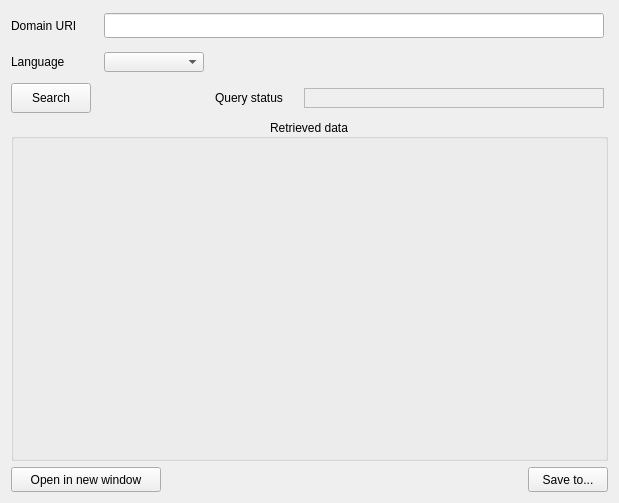
      <widget class="QWidget" name="GetClassificationDetails_tab">
       <attribute name="title">
        <string>Get Classification details</string>
       </attribute>
       <attribute name="toolTip">
        <string>&lt;html&gt;&lt;head/&gt;&lt;body&gt;&lt;p&gt;Get all the Classifications, with details, from a specified Domain, based on the informed URI. User can choose the language to be retrieved. For items the translation is not available, the default language of the domain will be returned. It performs the method &amp;quot;&lt;span style=&quot; font-weight:700;&quot;&gt;/api/Classification/v3&lt;/span&gt;&amp;quot;.&lt;/p&gt;&lt;/body&gt;&lt;/html&gt;</string>
       </attribute>
       <layout class="QHBoxLayout" name="horizontalLayout_13">
        <item>
         <layout class="QGridLayout" name="gridLayout_5">
          <item row="0" column="0">
           <widget class="QLabel" name="GetClassificationDetails_DomainURI_label">
            <property name="minimumSize">
             <size>
              <width>85</width>
              <height>30</height>
             </size>
            </property>
            <property name="maximumSize">
             <size>
              <width>85</width>
              <height>30</height>
             </size>
            </property>
            <property name="text">
             <string>Domain URI</string>
            </property>
           </widget>
          </item>
          <item row="0" column="1" colspan="3">
           <widget class="QLineEdit" name="GetClassificationDetails_SearchTextString_lineEdit">
            <property name="minimumSize">
             <size>
              <width>500</width>
              <height>20</height>
             </size>
            </property>
            <property name="maximumSize">
             <size>
              <width>50</width>
              <height>25</height>
             </size>
            </property>
           </widget>
          </item>
          <item row="1" column="0">
           <widget class="QLabel" name="GetClassificationDetails_DataStructure_label">
            <property name="minimumSize">
             <size>
              <width>80</width>
              <height>30</height>
             </size>
            </property>
            <property name="maximumSize">
             <size>
              <width>80</width>
              <height>30</height>
             </size>
            </property>
            <property name="text">
             <string>Language</string>
            </property>
            <property name="wordWrap">
             <bool>true</bool>
            </property>
           </widget>
          </item>
          <item row="1" column="1">
           <widget class="QComboBox" name="GetClassificationDetails_DataStructure_comboBox">
            <property name="minimumSize">
             <size>
              <width>100</width>
              <height>20</height>
             </size>
            </property>
            <property name="maximumSize">
             <size>
              <width>100</width>
              <height>20</height>
             </size>
            </property>
            <property name="maxVisibleItems">
             <number>2</number>
            </property>
            <property name="maxCount">
             <number>2</number>
            </property>
           </widget>
          </item>
          <item row="2" column="0">
           <widget class="QPushButton" name="GetClassificationDetails_Search_pushButton">
            <property name="minimumSize">
             <size>
              <width>80</width>
              <height>30</height>
             </size>
            </property>
            <property name="maximumSize">
             <size>
              <width>80</width>
              <height>30</height>
             </size>
            </property>
            <property name="text">
             <string>Search</string>
            </property>
           </widget>
          </item>
          <item row="2" column="2">
           <widget class="QLabel" name="GetClassificationDetails_QuerryStatus_label">
            <property name="enabled">
             <bool>true</bool>
            </property>
            <property name="minimumSize">
             <size>
              <width>80</width>
              <height>30</height>
             </size>
            </property>
            <property name="maximumSize">
             <size>
              <width>80</width>
              <height>30</height>
             </size>
            </property>
            <property name="text">
             <string>Query status</string>
            </property>
           </widget>
          </item>
          <item row="2" column="3">
           <widget class="QLabel" name="GetClassificationDetails_QuerryStatusResult_label">
            <property name="minimumSize">
             <size>
              <width>300</width>
              <height>20</height>
             </size>
            </property>
            <property name="maximumSize">
             <size>
              <width>150</width>
              <height>20</height>
             </size>
            </property>
            <property name="autoFillBackground">
             <bool>false</bool>
            </property>
            <property name="styleSheet">
             <string notr="true"/>
            </property>
            <property name="frameShape">
             <enum>QFrame::StyledPanel</enum>
            </property>
            <property name="frameShadow">
             <enum>QFrame::Sunken</enum>
            </property>
            <property name="text">
             <string/>
            </property>
           </widget>
          </item>
          <item row="3" column="0" colspan="4">
           <widget class="QGroupBox" name="GetClassificationDetails_JSONViewerHolder_groupBox">
            <property name="minimumSize">
             <size>
              <width>597</width>
              <height>301</height>
             </size>
            </property>
            <property name="font">
             <font>
              <pointsize>9</pointsize>
              <bold>false</bold>
              <underline>false</underline>
             </font>
            </property>
            <property name="title">
             <string>Retrieved data</string>
            </property>
            <property name="alignment">
             <set>Qt::AlignCenter</set>
            </property>
            <layout class="QHBoxLayout" name="horizontalLayout_5">
             <item>
              <widget class="QWidget" name="GetClassificationDetails_JSONViewerHolder_widget" native="true">
               <property name="minimumSize">
                <size>
                 <width>597</width>
                 <height>301</height>
                </size>
               </property>
              </widget>
             </item>
            </layout>
           </widget>
          </item>
          <item row="4" column="0" colspan="2">
           <widget class="QPushButton" name="GetClassificationDetails_OpenInNewWindow_pushButton">
            <property name="minimumSize">
             <size>
              <width>150</width>
              <height>25</height>
             </size>
            </property>
            <property name="maximumSize">
             <size>
              <width>150</width>
              <height>25</height>
             </size>
            </property>
            <property name="toolTip">
             <string>&lt;html&gt;&lt;head/&gt;&lt;body&gt;&lt;p&gt;Open data in new window for better visualization&lt;/p&gt;&lt;/body&gt;&lt;/html&gt;</string>
            </property>
            <property name="text">
             <string>Open in new window</string>
            </property>
           </widget>
          </item>
          <item row="4" column="3" alignment="Qt::AlignRight">
           <widget class="QPushButton" name="GetClassificationDetails_SaveTo_pushButton">
            <property name="minimumSize">
             <size>
              <width>80</width>
              <height>25</height>
             </size>
            </property>
            <property name="maximumSize">
             <size>
              <width>80</width>
              <height>25</height>
             </size>
            </property>
            <property name="text">
             <string>Save to...</string>
            </property>
           </widget>
          </item>
         </layout>
        </item>
       </layout>
      </widget>
